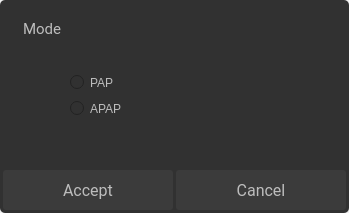
<?xml version="1.0" encoding="UTF-8"?>
<ui version="4.0">
 <class>ModeWindowTherapyClinical</class>
 <widget class="QDialog" name="ModeWindowTherapyClinical">
  <property name="geometry">
   <rect>
    <x>0</x>
    <y>0</y>
    <width>349</width>
    <height>213</height>
   </rect>
  </property>
  <property name="windowTitle">
   <string>Dialog</string>
  </property>
  <widget class="QPushButton" name="modeAccept">
   <property name="geometry">
    <rect>
     <x>3</x>
     <y>170</y>
     <width>170</width>
     <height>40</height>
    </rect>
   </property>
   <property name="font">
    <font>
     <family>Roboto</family>
     <pointsize>12</pointsize>
    </font>
   </property>
   <property name="focusPolicy">
    <enum>Qt::NoFocus</enum>
   </property>
   <property name="styleSheet">
    <string notr="true">QPushButton {
background-color:#3B3B3B;
color:#BDBDBD;
border:none;
border-radius:3px;
}
QPushButton:pressed {
background-color:#606060;
color:#BDBDBD;
border:none;
border-radius:3px;
}
</string>
   </property>
   <property name="text">
    <string>Accept</string>
   </property>
  </widget>
  <widget class="QPushButton" name="modeCancel">
   <property name="geometry">
    <rect>
     <x>176</x>
     <y>170</y>
     <width>170</width>
     <height>40</height>
    </rect>
   </property>
   <property name="font">
    <font>
     <family>Roboto</family>
     <pointsize>12</pointsize>
    </font>
   </property>
   <property name="focusPolicy">
    <enum>Qt::NoFocus</enum>
   </property>
   <property name="styleSheet">
    <string notr="true">QPushButton {
background-color:#3B3B3B;
color:#BDBDBD;
border:none;
border-radius:3px;
}
QPushButton:pressed {
background-color:#606060;
color:#BDBDBD;
border:none;
border-radius:3px;
}
</string>
   </property>
   <property name="text">
    <string>Cancel</string>
   </property>
  </widget>
  <widget class="QLabel" name="modeTitle">
   <property name="geometry">
    <rect>
     <x>23</x>
     <y>13</y>
     <width>161</width>
     <height>31</height>
    </rect>
   </property>
   <property name="font">
    <font>
     <family>Roboto</family>
     <pointsize>11</pointsize>
    </font>
   </property>
   <property name="styleSheet">
    <string notr="true">color:#BDBDBD</string>
   </property>
   <property name="text">
    <string>Mode</string>
   </property>
  </widget>
  <widget class="QFrame" name="frame">
   <property name="geometry">
    <rect>
     <x>0</x>
     <y>0</y>
     <width>349</width>
     <height>213</height>
    </rect>
   </property>
   <property name="styleSheet">
    <string notr="true">background-color: rgb(49, 49, 49);
border: 1px;
border-radius: 5px;</string>
   </property>
   <property name="frameShape">
    <enum>QFrame::StyledPanel</enum>
   </property>
   <property name="frameShadow">
    <enum>QFrame::Raised</enum>
   </property>
   <widget class="QWidget" name="layoutWidget">
    <property name="geometry">
     <rect>
      <x>70</x>
      <y>70</y>
      <width>101</width>
      <height>51</height>
     </rect>
    </property>
    <layout class="QVBoxLayout" name="verticalLayout">
     <item>
      <widget class="QRadioButton" name="modeCpap">
       <property name="focusPolicy">
        <enum>Qt::NoFocus</enum>
       </property>
       <property name="styleSheet">
        <string notr="true">color:#BDBDBD</string>
       </property>
       <property name="text">
        <string>PAP</string>
       </property>
      </widget>
     </item>
     <item>
      <widget class="QRadioButton" name="modeApap">
       <property name="focusPolicy">
        <enum>Qt::NoFocus</enum>
       </property>
       <property name="styleSheet">
        <string notr="true">color:#BDBDBD</string>
       </property>
       <property name="text">
        <string>APAP</string>
       </property>
      </widget>
     </item>
    </layout>
   </widget>
  </widget>
  <zorder>frame</zorder>
  <zorder>modeAccept</zorder>
  <zorder>modeTitle</zorder>
  <zorder>modeCancel</zorder>
 </widget>
 <resources/>
 <connections/>
</ui>
